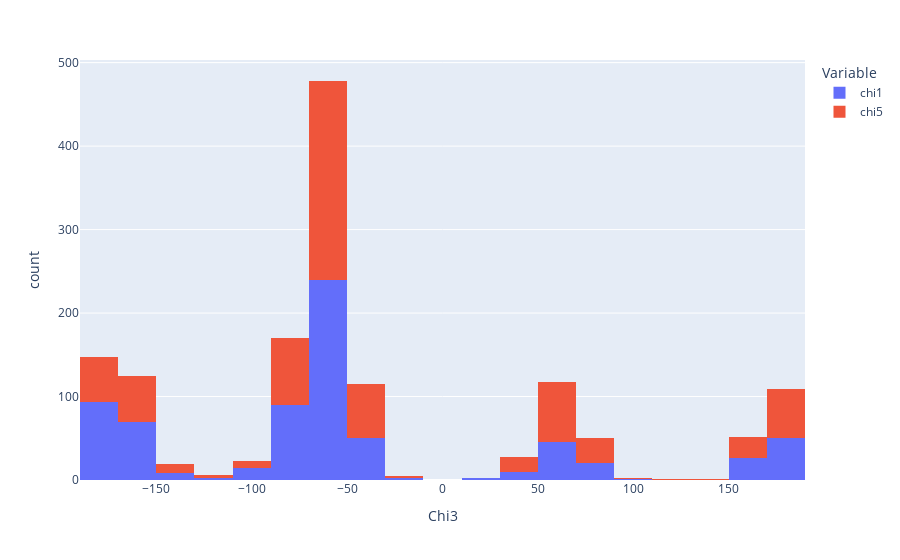

The notebook cell this image was saved under:
### Code cell
cols = ['chi1', 'chi5']
px.histogram(SS_df[cols], labels=labels)

### Figure 1 — Plotly figure (JSON) as saved in the notebook; plotly's stock layout.template omitted (floating-point values rounded to 4 significant figures; data arrays with more than 128 entries replaced by an {"elided": "..."} marker saying what was removed)
{"data": [{"alignmentgroup": "True", "bingroup": "x", "hovertemplate": "Variable=chi1<br>Chi3=%{x}<br>count=%{y}<extra></extra>", "legendgroup": "chi1", "marker": {"color": "#636efa", "pattern": {"shape": ""}}, "name": "chi1", "offsetgroup": "chi1", "orientation": "v", "showlegend": true, "type": "histogram", "x": {"elided": "725 float values"}, "xaxis": "x", "yaxis": "y"}, {"alignmentgroup": "True", "bingroup": "x", "hovertemplate": "Variable=chi5<br>Chi3=%{x}<br>count=%{y}<extra></extra>", "legendgroup": "chi5", "marker": {"color": "#EF553B", "pattern": {"shape": ""}}, "name": "chi5", "offsetgroup": "chi5", "orientation": "v", "showlegend": true, "type": "histogram", "x": {"elided": "725 float values"}, "xaxis": "x", "yaxis": "y"}], "layout": {"barmode": "relative", "legend": {"title": {"text": "Variable"}, "tracegroupgap": 0}, "margin": {"t": 60}, "xaxis": {"anchor": "y", "domain": [0, 1], "title": {"text": "Chi3"}}, "yaxis": {"anchor": "x", "domain": [0, 1], "title": {"text": "count"}}}}
